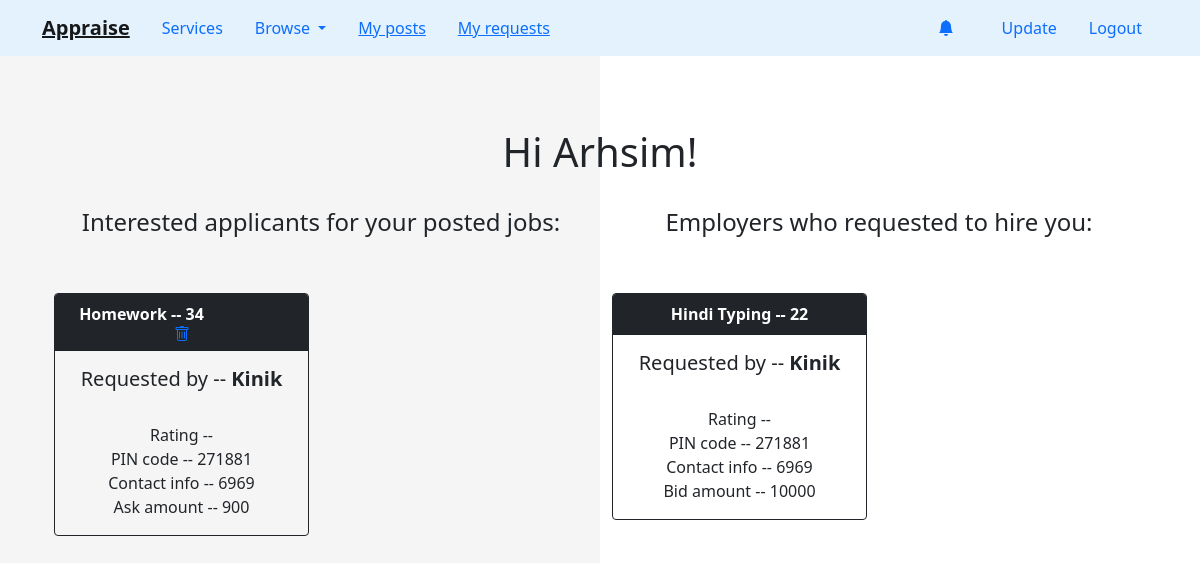
The page /user/notification (signed in) on the database its author committed.
### user/models.py (models this page shows, shortened)
class JobAlert(models.Model):
    user = models.ForeignKey(User, on_delete=models.CASCADE, related_name='user', null=True)
    job = models.ForeignKey(RequestService, on_delete=models.CASCADE, related_name='job', null=True)
    requester = models.ForeignKey(User, on_delete=models.CASCADE, related_name='requester', null=True)
    pin_code = models.CharField('PIN CODE', max_length=6, null=True)
    contact = models.CharField("Contact info", max_length=10, null=True)
    ask_amount = models.PositiveIntegerField('Expected paycheck', null=True)

class RequestService(models.Model):
    user = models.ForeignKey(User, on_delete=models.CASCADE)
    pin_code = models.CharField(max_length=6)
    title = models.CharField('Job title', max_length=180)
    tag = models.CharField(choices=SECTORS, max_length=64, null=True)
    contact = models.CharField("Contact info", max_length=10)
    deadline = models.DateField('Job deadline', auto_now=False, null=True, blank=True)
    location = models.CharField(max_length=180, null=True, blank=True)
    pay_scale = models.PositiveIntegerField('Wage cost', null=True, blank=True)

class HiringAlert(models.Model):
    user = models.ForeignKey(User, on_delete=models.CASCADE, related_name='freelancer', null=True)
    task = models.ForeignKey(ProvideService, on_delete=models.CASCADE, related_name='task', null=True)
    employer = models.ForeignKey(User, on_delete=models.CASCADE, related_name='employer', null=True)
    pin_code = models.CharField('PIN CODE', max_length=6, null=True)
    contact = models.CharField("Contact info", max_length=10, null=True)
    bid_amount = models.PositiveIntegerField('Expected budget', null=True)

class ProvideService(models.Model):
    user = models.ForeignKey(User, on_delete=models.CASCADE)
    pin_code = models.CharField(max_length=6)
    title = models.CharField(max_length=180)
    tag = models.CharField(choices=SECTORS, max_length=64, null=True)
    contact = models.CharField("Contact info", max_length=10)
    location = models.CharField(max_length=180, null=True, blank=True)
    pay_scale = models.PositiveIntegerField('Expected paycheck', null=True, blank=True)

### user/views.py (the view)
# urls.py: path('user/notification', user_view.notification, name ='notification'),
def notification(request):
        job_alerts = JobAlert.objects.filter(user=request.user).order_by('-id').annotate()
        hiring_alerts = HiringAlert.objects.filter(user=request.user).order_by('-id').annotate()
        return render(request, 'notification.html', {'name':request.user, 'title':'Notification', 'job_alerts':job_alerts, 'hiring_alerts':hiring_alerts})

### user/templates/notification.html (shortened to what this page needs)
{% extends "dashboard.html" %}
{% load crispy_forms_tags %}
{% block start %}
<center><h1>Hi {{name|title}}!</h1></center><br>
<div class='container'>
<div class='row'>
<div class='col'>
<center>
<h4> Interested applicants for your posted jobs:</h4>
<br><br>
<div class="row row-cols-1 row-cols-md-2 g-4">
      {% for i in job_alerts %}
      <div class="col">
        <div class="card border-dark bg-transparent mb-3" style="max-width: 18rem;">
        <div class="card-header bg-dark text-white"><b>{{i.job.title|title}} -- {{i.job_id}}</b>&emsp;&emsp;&emsp;&emsp;&emsp;
          <a href="#">
          </a>
        </div>
        <div class="card-body">
          <h5 class="card-title">Requested by -- <b>{{i.requester|title}}</b></h5>
          <p class="card-text">
            <br>
              Rating -- {{i.requester.employer_rating}}<br>
              PIN code -- {{i.pin_code}}<br>
              Contact info -- {{i.contact}}<br>
              Ask amount -- {{i.ask_amount}}<br>
          </p>
        </div>
      </div>
      </div>
      {% endfor %}
</div></div>
<div class='col'>
<center>
<h4> Employers who requested to hire you:</h4>
<br><br>
<div class="row row-cols-1 row-cols-md-2 g-4">
      {% for i in hiring_alerts %}
      <div class="col">
        <div class="card border-dark bg-transparent mb-3" style="max-width: 18rem;">
        <div class="card-header bg-dark text-white"><b>{{i.task.title|title}} -- {{i.task_id}}</b></div>
        <div class="card-body">
          <h5 class="card-title">Requested by -- <b>{{i.employer|title}}</b></h5>
          <p class="card-text">
            <br>
              Rating -- {{i.employer.employer_rating}}<br>
              PIN code -- {{i.pin_code}}<br>
              Contact info -- {{i.contact}}<br>
              Bid amount -- {{i.bid_amount}}<br>
          </p>
        </div>
      </div>
      </div>
      {% endfor %}
</div></div>
</div>
</div>
{% endblock %}

### user/templates/dashboard.html (style rules this page uses)
body { background-color: #e9fbff; background-attachment: fixed; background-size: cover; }

### user/templates/notification.html (style rules this page uses)
body { background-color: #ffffff; }

### rows shown on the page
JobAlert: job "Homework", job_id "34", requester "Kinik", pin_code "271881", contact "6969", ask_amount "900"
HiringAlert: task "Hindi Typing", task_id "22", employer "Kinik", pin_code "271881", contact "6969", bid_amount "10000"

### other values the page prints
{{ name|title }} "Arhsim"
